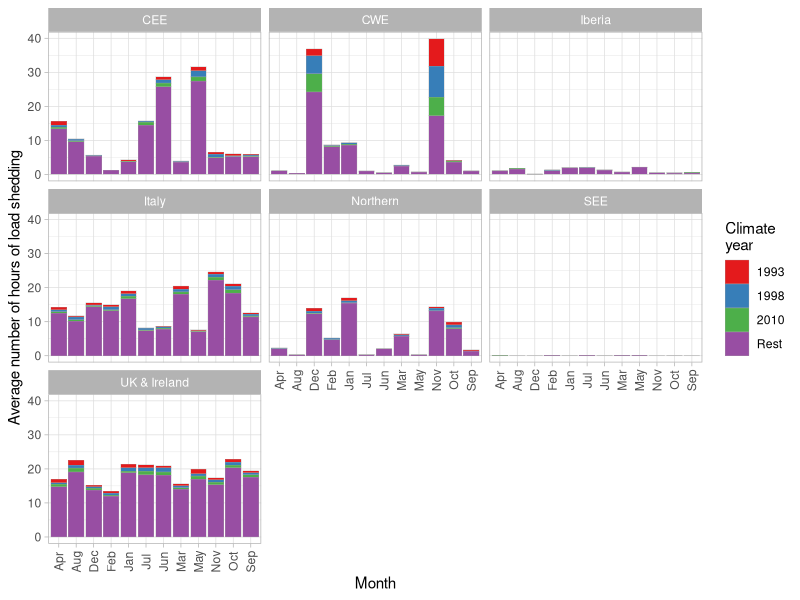

Generate this figure with R:
# This code has been used to generate the figures in the following report:
# De Felice, M., Busch, S., Kanellopoulos, K., Kavvadias, K. and Hidalgo Gonzalez, I.,
# Power system flexibility in a variable climate,
# ISBN 978-92-76-18183-5 (online), doi:10.2760/75312 (online)
# This code is released under Creative Commons Attribution 4.0 International (CC BY 4.0) licence
# (https://creativecommons.org/licenses/by/4.0/).

library(tidyverse)

toplot <- read_csv("data_figure26.csv")
g <- ggplot(toplot, aes(x = m, y = hours / 26, fill = id)) +
  geom_bar(stat = "identity", color = "grey66", size = 0.1) +
  labs(
    x = "Month",
    y = "Average number of hours of load shedding"
  ) +
  theme_light() +
  scale_fill_brewer(palette = "Set1", name = "Climate\nyear") +
  facet_wrap(~region) +
  theme(axis.text.x = element_text(angle = 90, vjust = 0.5))

ggsave("figure26.png", width = 6, height = 4)
